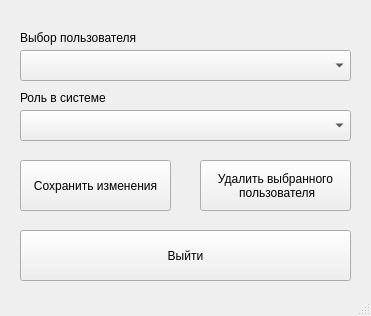
<?xml version="1.0" encoding="UTF-8"?>
<ui version="4.0">
 <class>UserEditWindow</class>
 <widget class="QMainWindow" name="UserEditWindow">
  <property name="geometry">
   <rect>
    <x>0</x>
    <y>0</y>
    <width>371</width>
    <height>316</height>
   </rect>
  </property>
  <property name="windowTitle">
   <string>Редактирование пользователей</string>
  </property>
  <widget class="QWidget" name="centralwidget">
   <widget class="QComboBox" name="comboBoxUserChoice">
    <property name="geometry">
     <rect>
      <x>20</x>
      <y>50</y>
      <width>331</width>
      <height>31</height>
     </rect>
    </property>
   </widget>
   <widget class="QComboBox" name="comboBoxUserRole">
    <property name="geometry">
     <rect>
      <x>20</x>
      <y>110</y>
      <width>331</width>
      <height>31</height>
     </rect>
    </property>
   </widget>
   <widget class="QPushButton" name="btnSaveUserChanges">
    <property name="geometry">
     <rect>
      <x>20</x>
      <y>160</y>
      <width>151</width>
      <height>51</height>
     </rect>
    </property>
    <property name="text">
     <string>Сохранить изменения</string>
    </property>
   </widget>
   <widget class="QPushButton" name="btnDeleteUser">
    <property name="geometry">
     <rect>
      <x>200</x>
      <y>160</y>
      <width>151</width>
      <height>51</height>
     </rect>
    </property>
    <property name="text">
     <string>Удалить выбранного
 пользователя</string>
    </property>
   </widget>
   <widget class="QLabel" name="label">
    <property name="geometry">
     <rect>
      <x>20</x>
      <y>30</y>
      <width>151</width>
      <height>16</height>
     </rect>
    </property>
    <property name="text">
     <string>Выбор пользователя</string>
    </property>
   </widget>
   <widget class="QLabel" name="label_2">
    <property name="geometry">
     <rect>
      <x>20</x>
      <y>90</y>
      <width>151</width>
      <height>16</height>
     </rect>
    </property>
    <property name="text">
     <string>Роль в системе</string>
    </property>
   </widget>
   <widget class="QPushButton" name="btnExit">
    <property name="geometry">
     <rect>
      <x>20</x>
      <y>230</y>
      <width>331</width>
      <height>51</height>
     </rect>
    </property>
    <property name="text">
     <string>Выйти</string>
    </property>
   </widget>
  </widget>
  <widget class="QStatusBar" name="statusbar"/>
 </widget>
 <resources/>
 <connections/>
</ui>
